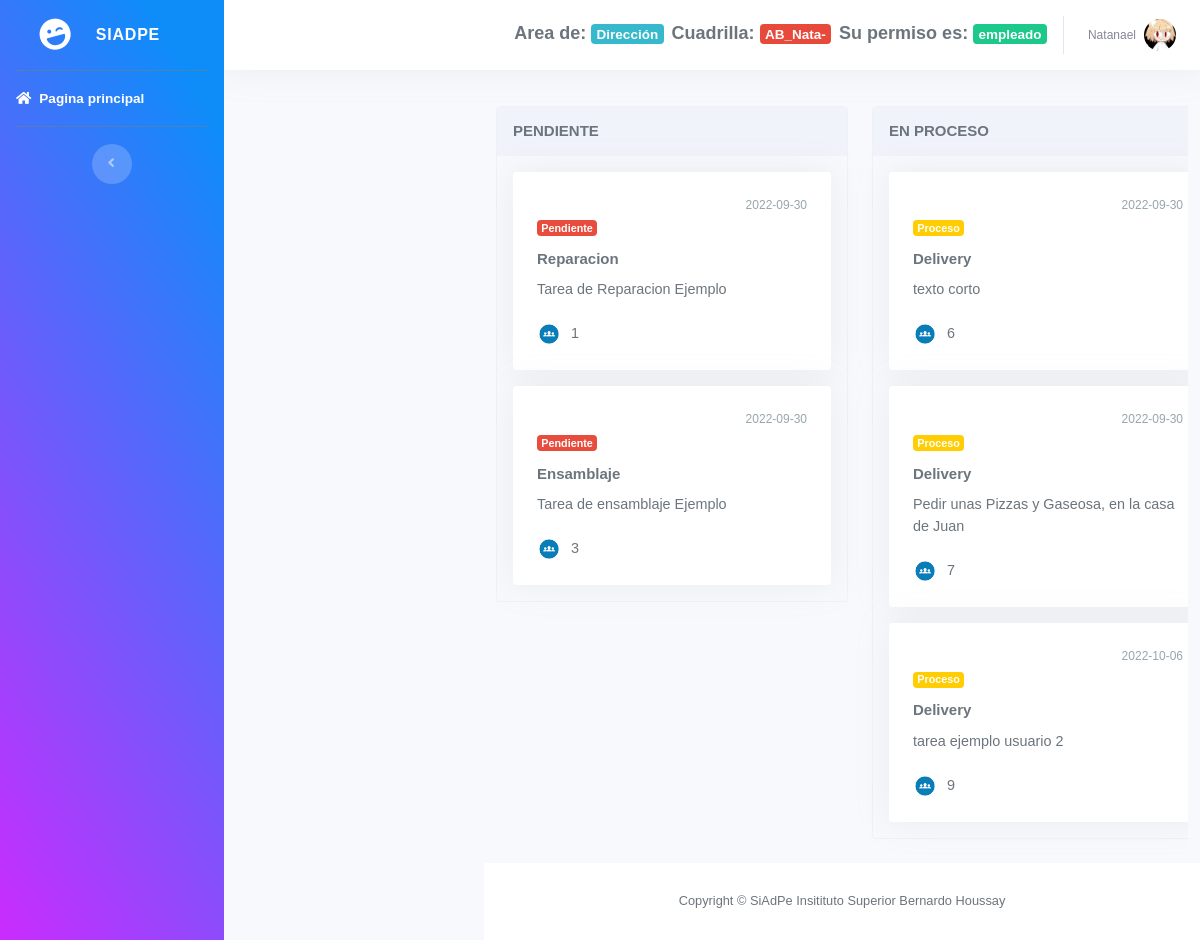
The app's page /dashboardEmpleado/index.php (signed in) with its own data.
### tables this page shows
CREATE TABLE IF NOT EXISTS `cuadrillas` (
  `id` int(11) NOT NULL AUTO_INCREMENT,
  `nombre` varchar(100) NOT NULL,
  `id_area` int(11) NOT NULL,
  PRIMARY KEY (`id`),
  KEY `id_area` (`id_area`)
);

CREATE TABLE IF NOT EXISTS `tareas` (
  `id` int(11) NOT NULL AUTO_INCREMENT,
  `descripcion` varchar(300) NOT NULL,
  `resolucion` varchar(300) NOT NULL,
  `fecha_inicio` date NOT NULL,
  `fecha_finalizacion` date DEFAULT NULL,
  `id_jefe` int(11) NOT NULL,
  `id_estado` int(11) NOT NULL,
  `id_tipologia` int(11) NOT NULL,
  PRIMARY KEY (`id`),
  KEY `id_jefe` (`id_jefe`),
  KEY `id_estado` (`id_estado`),
  KEY `id_tipologia` (`id_tipologia`),
  FULLTEXT KEY `resolucion` (`resolucion`)
);

CREATE TABLE IF NOT EXISTS `estados` (
  `id` int(11) NOT NULL AUTO_INCREMENT,
  `estado` varchar(100) NOT NULL,
  PRIMARY KEY (`id`)
);

CREATE TABLE IF NOT EXISTS `tipologias` (
  `id` int(11) NOT NULL AUTO_INCREMENT,
  `descripcion` varchar(250) NOT NULL,
  PRIMARY KEY (`id`)
);

### dashboardEmpleado/index.php (the view, shortened to what this page needs)
<?php require_once "vistas/parte_superior.php"?>
<?php
$objeto = new Conexion();
$conexion = $objeto->Conectar();
$CuadrillaID = $_SESSION["s_idCuadrilla"];
$Consulta="SELECT Tipologias.descripcion AS Tipos, Cuadrillas.nombre AS Cuadrilla, Tareas.descripcion AS TareaDesc, Tareas.fecha_inicio AS FechaInicio, Estados.estado AS Estado, tareas.id as tarea_ID, tareas.fecha_finalizacion, tareas.resolucion as Resolucion FROM Cuadrillas INNER JOIN Tareas_Empleados ON Cuadrillas.id = Tareas_Empleados.id_cuadrilla INNER JOIN Tareas ON Tareas_Empleados.id_tarea = Tareas.id INNER JOIN Tipologias ON Tareas.id_tipologia = Tipologias.id INNER JOIN Estados ON Tareas.id_estado = Estados.id WHERE estado = 'Pendiente' and Cuadrillas.id = '$CuadrillaID' GROUP BY tarea_ID";
$resultado= $conexion->prepare($Consulta);
$resultado->execute();
$dataPen=$resultado->fetchAll(PDO::FETCH_ASSOC);
$Consulta="SELECT Tipologias.descripcion AS Tipos, Cuadrillas.nombre AS Cuadrilla, Tareas.descripcion AS TareaDesc, Tareas.fecha_inicio AS FechaInicio, Estados.estado AS Estado, tareas.id as tarea_ID, tareas.fecha_finalizacion, tareas.resolucion as Resolucion FROM Cuadrillas INNER JOIN Tareas_Empleados ON Cuadrillas.id = Tareas_Empleados.id_cuadrilla INNER JOIN Tareas ON Tareas_Empleados.id_tarea = Tareas.id INNER JOIN Tipologias ON Tareas.id_tipologia = Tipologias.id INNER JOIN Estados ON Tareas.id_estado = Estados.id WHERE estado = 'Proceso' and Cuadrillas.id = '$CuadrillaID' GROUP BY tarea_ID";
$resultado= $conexion->prepare($Consulta);
$resultado->execute();
$dataPros=$resultado->fetchAll(PDO::FETCH_ASSOC);
?>
<div class="content-page">
    <div class="container-fluid">
        <div class="row">
            <div class="col-12">
                <div class="board">
                    <div class="tasks" data-plugin="dragula"
                        data-containers="[&quot;task-list-one&quot;, &quot;task-list-two&quot;, &quot;task-list-three&quot;, &quot;task-list-four&quot;]">
                        <h5 id="ColumPro" class="mt-0 task-header text-uppercase">Pendiente</h5>
                        <div id="task-list-one" class="task-list-items">
                            <?php
                                foreach($dataPen as $dat) {
                            ?>
                            <div class="card mb-0" draggable="true">
                                <div class="card-body p-3">
                                    <small class="float-end text-muted"><?php echo $dat['FechaInicio'] ?></small>
                                    <br>
                                    <span style="background-color: rgb(232, 76, 61); color: white;" class="badge "><?php echo $dat['Estado'] ?></span>
                                    <h5 class="mt-2 mb-2">
                                        <a href="#" data-bs-toggle="modal"
                                            data-bs-target="#task-detail-modal" class="text-body"><?php echo $dat['Tipos'] ?></a>
                                    </h5>
                                    <p class="mb-0">
                                        <span class="card-text">
                                        <?php echo $dat['TareaDesc'] ?>
                                        </span>
                                    </p>
                                    <br>
                                    <p class="mb-0">
                                        <img src="img/icono_personas.png" alt="icono"
                                            class="avatar-xs rounded-circle me-1">
                                        <span id= "idtarea" class="align-middle"><?php echo $dat['tarea_ID'] ?></span>
                                    </p>
                                </div>
                            </div>
                            <?php
                                }
                            ?>
                        </div>
                    </div>
                    <div class="tasks">
                        <h5 id="ColumPro" class="mt-0 task-header text-uppercase">En proceso</h5>
                        <div id="task-list-two" class="task-list-items">
                            <?php
                                foreach($dataPros as $dat) {
                            ?>
                            <div class="card mb-0" draggable="true" >
                                <div class="card-body p-3">
                                    <small class="float-end text-muted"><?php echo $dat['FechaInicio'] ?></small>
                                    <br>
                                    <span style="background-color: rgb(255, 205, 2); color: white;" class="badge"><?php echo $dat['Estado'] ?></span>
                                    <h5 class="mt-2 mb-2">
                                        <a href="#" data-bs-toggle="modal"
                                            data-bs-target="#task-detail-modal" class="text-body"><?php echo $dat['Tipos'] ?></a>
                                    </h5>
                                    <p class="mb-0">
                                        <span class="card-text">
                                        <?php echo $dat['TareaDesc'] ?>
                                        </span>
                                    </p>
                                    <br>
                                    <p class="mb-0">
                                        <img src="img/icono_personas.png" alt="icono"
                                            class="avatar-xs rounded-circle me-1">
                                            <span id= "idtarea" class="align-middle"><?php echo $dat['tarea_ID'] ?></span>
                                    </p>
                                </div>
                            </div>
                            <?php
                                }
                            ?>
                        </div>
                    </div>
                </div>
            </div>
        </div>
</div>
<?php require_once "vistas/parte_inferior.php"?>

### records on screen
cuadrillas: tareas.fecha_inicio "2022-09-30", estados.estado "Pendiente", tipologias.descripcion "Reparacion", tareas.descripcion "Tarea de Reparacion Ejemplo", tareas.id "1", tipologias.descripcion "Ensamblaje", tareas.descripcion "Tarea de ensamblaje Ejemplo", tareas.id "3", estados.estado "Proceso", tipologias.descripcion "Delivery", tareas.descripcion "texto corto", tareas.id "6", tareas.descripcion "Pedir unas Pizzas y Gaseosa, en la casa de Juan", tareas.id "7", tareas.fecha_inicio "2022-10-06", tareas.descripcion "tarea ejemplo usuario 2", tareas.id "9"

### other values on screen
$_SESSION["s_area"] "Dirección"
$_SESSION["s_cuadrilla"] "AB_Nata-"
$_SESSION["s_rol_descripcion"] "empleado"
$_SESSION["s_nombre"] "Natanael"
